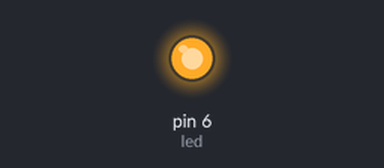
The sketch below on a simulated Arduino Uno, built with avr-gcc and run on an emulated ATmega328P. On the bench: output pins drawn as LEDs (lit = HIGH). What the sketch prints to the serial monitor is not drawn.

Above: at 0.1 s.
Timing chart, 0 to 1.6 s (numbered marks = the images above):
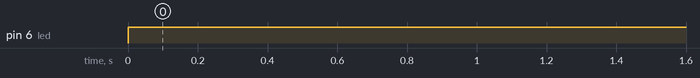

The sketch:

wireless_test_sender.ino
```cpp
const int drukknop = 7;
const int led = 6;
int stand = 0;
int x = 0;

boolean status_energy =   1;

void setup() {
  Serial.begin(9600);
  pinMode(drukknop, INPUT);
  pinMode(led, OUTPUT);
}

void loop() {
  //  if (Serial.available() > 0) {

  digitalWrite(led, HIGH);
  boolean status_energy =   1;

  if (status_energy == 1) {
    x++;
    Serial.write(x);
    Serial.println(x);
    delay(1000);
    if (x == 255) {
      status_energy = 0 ;
    }
  }
}

//    stand = digitalRead(drukknop);
//    Serial.write(stand);
//    Serial.println(stand);
//
//    if (stand == 0) {
//      digitalWrite(led, LOW);
// }
```

Measured:
- by itself, pin 6 (led): LOW → HIGH at 0.00 s
